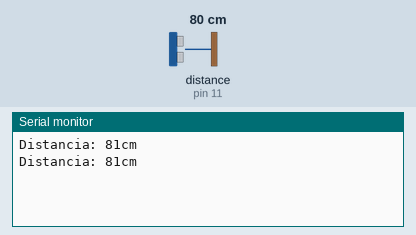
The sketch below on a simulated Arduino Uno, built with avr-gcc and run on an emulated ATmega328P. Parts: the last lines printed to the serial monitor. The inputs (shaded band) are chosen by the test bench; at power-on: distance to the obstacle (sensor on pin 11) 80 cm. The echo pulse lasts 58.3 µs per cm.

Above: at 2.9 s.
3.0 s: distance to the obstacle (sensor on pin 11) set to 2 cm
At 4.3 s:
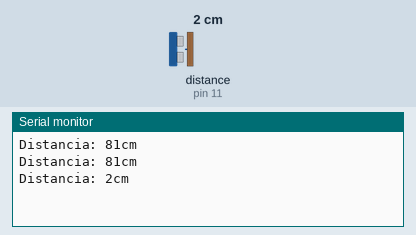
4.6 s: distance to the obstacle (sensor on pin 11) set to 4 cm
At 4.6 s:
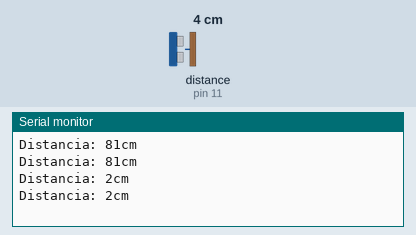
Timing chart, 0 to 7.6 s (numbered marks = the images above; inputs shaded):
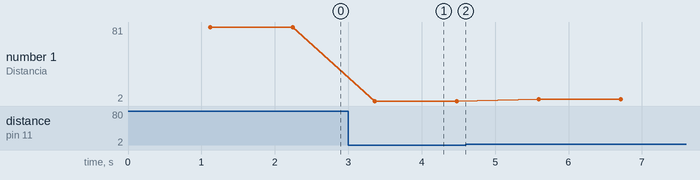

The sketch:

ultrasonico.ino
```cpp
#include <NewPing.h>

/*Aqui se configuran los pines donde debemos conectar el sensor*/
#define TRIGGER_PIN  12
#define ECHO_PIN     11
#define MAX_DISTANCE 200

/*Crear el objeto de la clase NewPing*/
NewPing sonar(TRIGGER_PIN, ECHO_PIN, MAX_DISTANCE);

void setup() {
  Serial.begin(9600);
}

void loop() {
  // Esperar 1 segundo entre mediciones
  delay(1000);
  // Obtener medicion de tiempo de viaje del sonido y guardar en variable uS
  int uS = sonar.ping_median()/US_ROUNDTRIP_CM;
  // Imprimir la distancia medida a la consola serial
  Serial.print("Distancia: ");
  // Calcular la distancia con base en una constante
  Serial.print(uS);
  Serial.println("cm");
}
```

Measured:
- after the input at 3.0 s, the serial monitor: prints a new line after 0.36 s (image 1)
- plotted number 1: 81 → 2 after the input at 3.0 s, 2 → 4 after the input at 4.6 s
